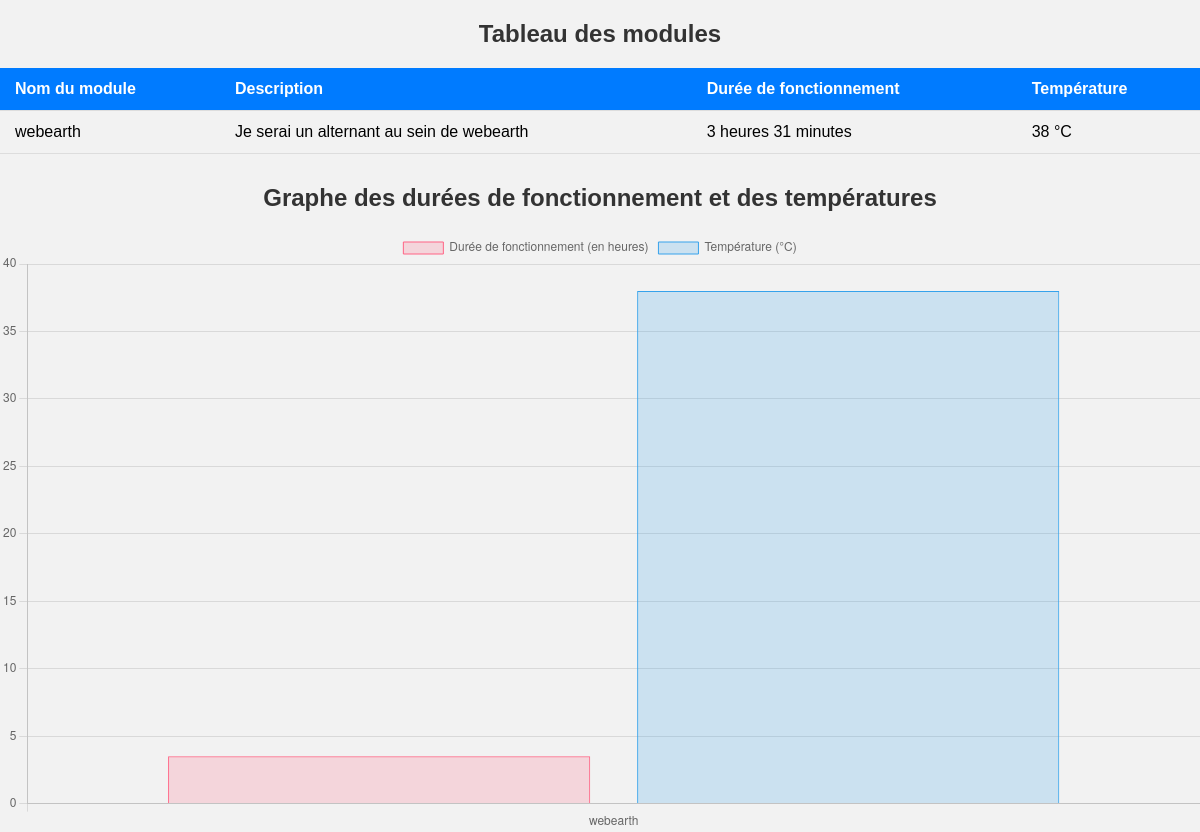
The page /generate_data.php on the database its author committed.
### tables this page shows
CREATE TABLE `modules` (
  `id` int(11) NOT NULL,
  `nom` varchar(100) NOT NULL,
  `description` text DEFAULT NULL,
  `date_ajout` timestamp NOT NULL DEFAULT current_timestamp()
);

### generate_data.php (the view, shortened to what this page needs)
<?php
$servername = "localhost";
$username = "root";
$password = "";
$dbname = "teste";
$conn = new mysqli($servername, $username, $password, $dbname);
$sqlModules = "SELECT *,
                TIMESTAMPDIFF(HOUR, date_ajout, NOW()) AS duree_hour,
                TIMESTAMPDIFF(MINUTE, date_ajout, NOW()) % 60 AS duree_minute
               FROM modules";
$resultModules = $conn->query($sqlModules);
$modules = [];
if ($resultModules->num_rows > 0) {
    while($row = $resultModules->fetch_assoc()) {
        $modules[] = $row;
    }
}
$temperatureData = [];
for ($i = 0; $i < count($modules); $i++) {
    $temperatureData[] = mt_rand(0, 40);
}
?>
<!DOCTYPE html>
<html lang="fr">
<head>
    <link rel="stylesheet" type="text/css" href="styles.css">
</head>
<body>
    <h2>Tableau des modules</h2>
    <table>
        <tr>
            <th>Nom du module</th>
            <th>Description</th>
            <th>Durée de fonctionnement</th>
            <th>Température</th>
        </tr>
        <?php foreach ($modules as $key => $module): ?>
            <tr>
                <td><?php echo $module['nom']; ?></td>
                <td><?php echo $module['description']; ?></td>
                <td>
                    <?php
                    echo $module['duree_hour'] . " heures " . $module['duree_minute'] . " minutes";
                    ?>
                </td>
                <td>
                    <?php
                    echo $temperatureData[$key] . " °C";
                    ?>
                </td>
            </tr>
        <?php endforeach; ?>
    </table>
    <h2>Graphe des durées de fonctionnement et des températures</h2>
    <canvas id="myChart" width="400" height="200"></canvas>
    <script>
        var ctx = document.getElementById('myChart').getContext('2d');
        var myChart = new Chart(ctx, {
            type: 'bar',
            data: {
                labels: [<?php foreach ($modules as $module) echo '"' . $module['nom'] . '",'; ?>],
                datasets: [{
                    label: 'Durée de fonctionnement (en heures)',
                    data: [<?php foreach ($modules as $module) echo '"' . ($module['duree_hour'] + $module['duree_minute'] / 60) . '",'; ?>],
                    backgroundColor: 'rgba(255, 99, 132, 0.2)',
                    borderColor: 'rgba(255, 99, 132, 1)',
                    borderWidth: 1
                }, {
                    label: 'Température (°C)',
                    data: [<?php foreach ($temperatureData as $temp) echo '"' . $temp . '",'; ?>],
                    backgroundColor: 'rgba(54, 162, 235, 0.2)',
                    borderColor: 'rgba(54, 162, 235, 1)',
                    borderWidth: 1
                }]
            },
            options: {
                scales: {
                    y: {
                        beginAtZero: true
                    }
                }
            }
        });
    </script>
</body>
</html>

### styles.css (style rules this page uses)
body { font-family: 'Arial', sans-serif; margin: 0; padding: 0; background-color: #f2f2f2; }
h2 { text-align: center; margin-bottom: 20px; color: #333; }
table { width: 100%; border-collapse: collapse; margin-bottom: 30px; }
th, td { padding: 12px 15px; text-align: left; border-bottom: 1px solid #ddd; }
th { background-color: #007bff; color: #fff; }
tr:nth-child(even) { background-color: #f2f2f2; }

### rows shown on the page
modules: nom "webearth", description "Je serai un alternant au sein de webearth", duree_hour "3", duree_minute "31", key "38"

### other values the page prints
chart data {{ $module['nom'] }} webearth
chart data {{ $module['duree_hour'] + $module['duree_minute'] / 60 }} 3.5166666666667
chart data {{ $temp }} 38
